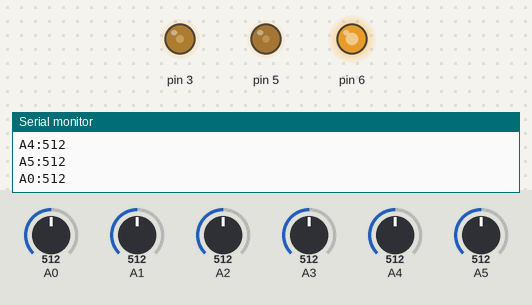
A sketch run on a simulated Arduino Uno, built with avr-gcc and run on an emulated ATmega328P. Parts: output pins drawn as LEDs (lit = HIGH), the last lines printed to the serial monitor. The inputs (shaded band) are chosen by the test bench; at power-on: A2 = 512, A0 = 512, A1 = 512, A3 = 512, A4 = 512, A5 = 512.

Above: at 1.2 s.
1.3 s: A2 set to 105
2.8 s: A2 set to 94
At 6.1 s:
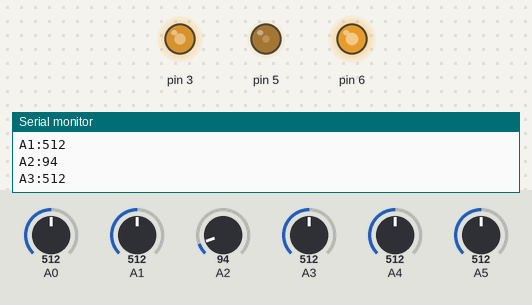
Timing chart, 0 to 11.3 s (numbered marks = the images above; inputs shaded):
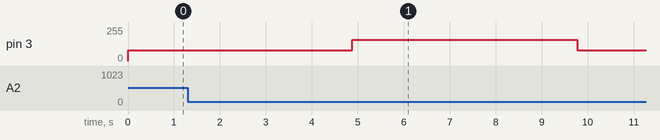

Measured:
- the behaviour switches between 100 and 99 on A2 (found by bisection; images 0 and 1)

The sketch:

AnalogDelivery.ino
```cpp
int referenceTop = 160;
int referenceBottom = 80;
int delayAmount = 100;
int currentReference = referenceBottom;
int counter = 0;

typedef
  union {
    struct {
    bool A0on     : 1;
    bool A1on     : 1;
    bool A2on     : 1;
    bool A3on     : 1;
    bool A4on     : 1;
    bool A5on     : 1;
    bool RESERVED : 1;
    bool refon    : 1;
    };
    byte raw;
} configuration_t;

configuration_t options;

void setup() {

  options.raw = 0xff;
   pinMode(A0, INPUT);
   pinMode(A1, INPUT);
   pinMode(A2, INPUT);
   pinMode(A3, INPUT);
   pinMode(A4, INPUT);
   pinMode(A5, INPUT);
   pinMode(5, OUTPUT);
   pinMode(5, OUTPUT);
   pinMode(6, OUTPUT);

   //Test signals (needs smoothing with an R/C filter)
   analogWrite(3, referenceBottom);
   analogWrite(5, 60);
   analogWrite(6, 200);

   Serial.begin(9600);
}

void loop() {
  if(Serial.available() > 0)
  {
     options.raw = Serial.read();
  }

  if(options.A0on)
  {
    int s0 = analogRead(A0);
    Serial.print("A0:");
    Serial.println(s0);
  }

  if(options.A1on)
  {
    int s1 = analogRead(A1);
    Serial.print("A1:");
    Serial.println(s1);
  }

  if(options.A2on)
  {
    int s2 = analogRead(A2);
    Serial.print("A2:");
    Serial.println(s2);
  }

  if(options.A3on)
  {
    int s3 = analogRead(A3);
    Serial.print("A3:");
    Serial.println(s3);
  }

  if(options.A4on)
  {
    int s4 = analogRead(A4);
    Serial.print("A4:");
    Serial.println(s4);
  }

  if(options.A5on)
  {
    int s5 = analogRead(A5);
    Serial.print("A5:");
    Serial.println(s5);
  }

  //reference signals
  if(options.refon)
  {
    if(++counter == delayAmount)
    {
      if(currentReference == referenceBottom)
      {
        currentReference = referenceTop;
        counter = 0;
      }
      else
      {
        currentReference = referenceBottom;
        counter = 0;
      }
      analogWrite(3, currentReference);
    }
  }
}
```
